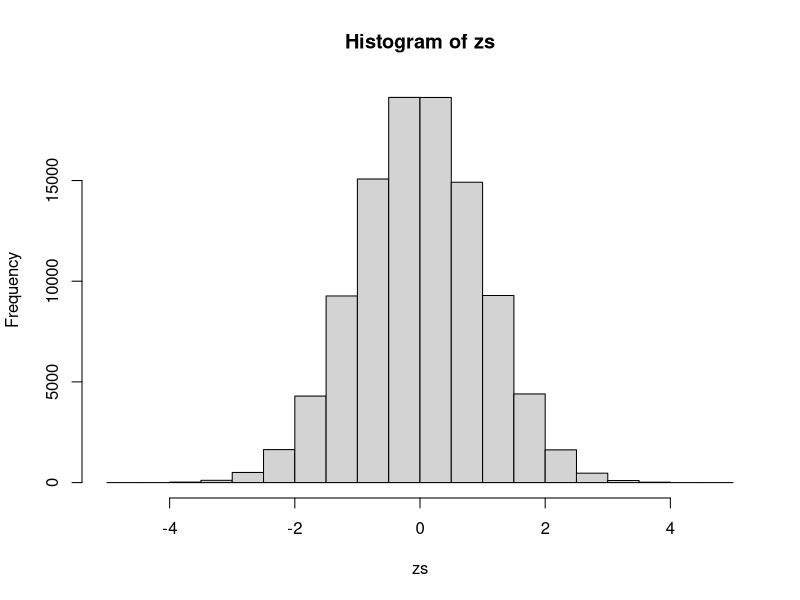
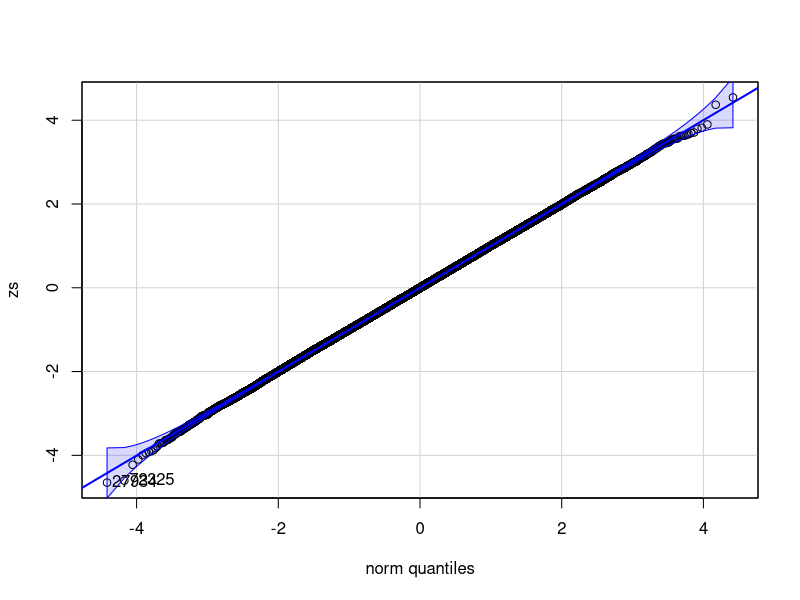
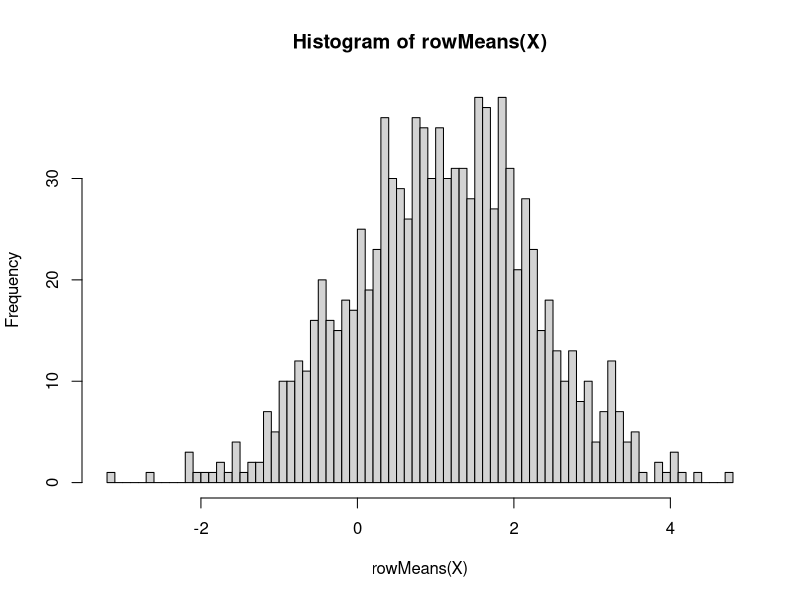
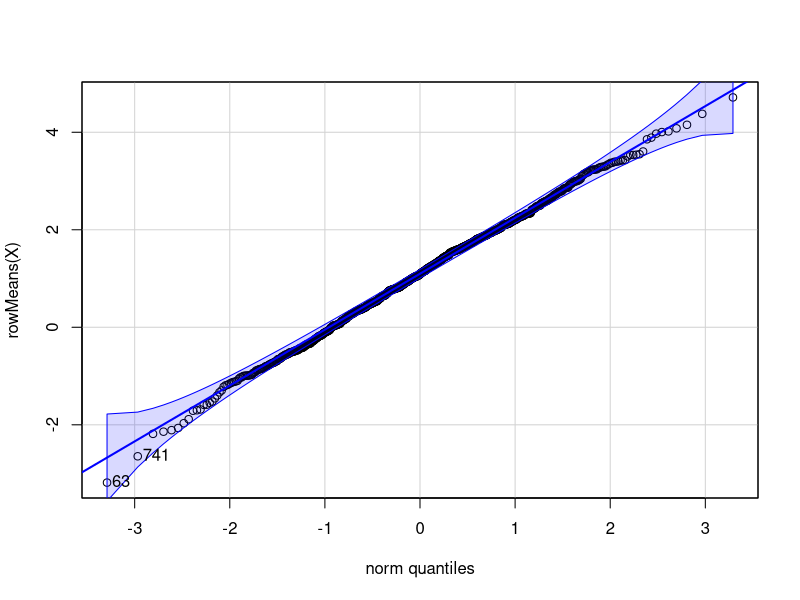
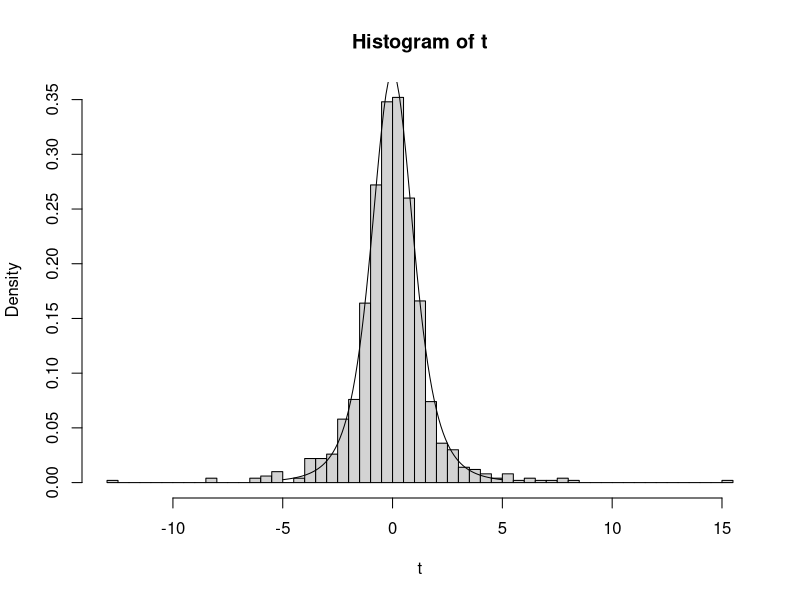
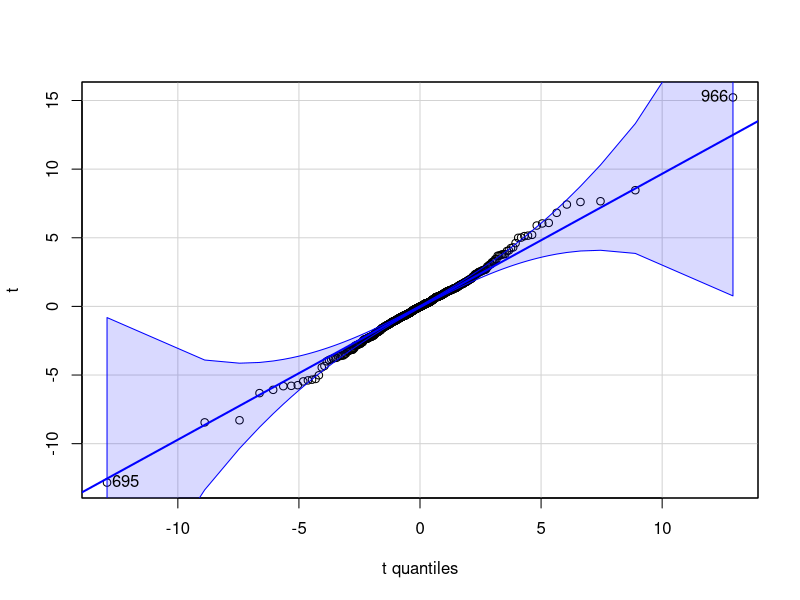
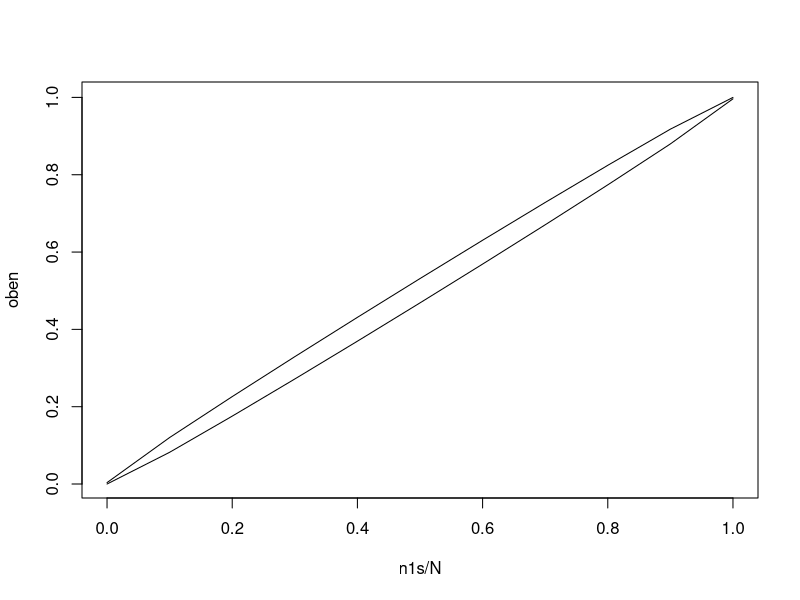
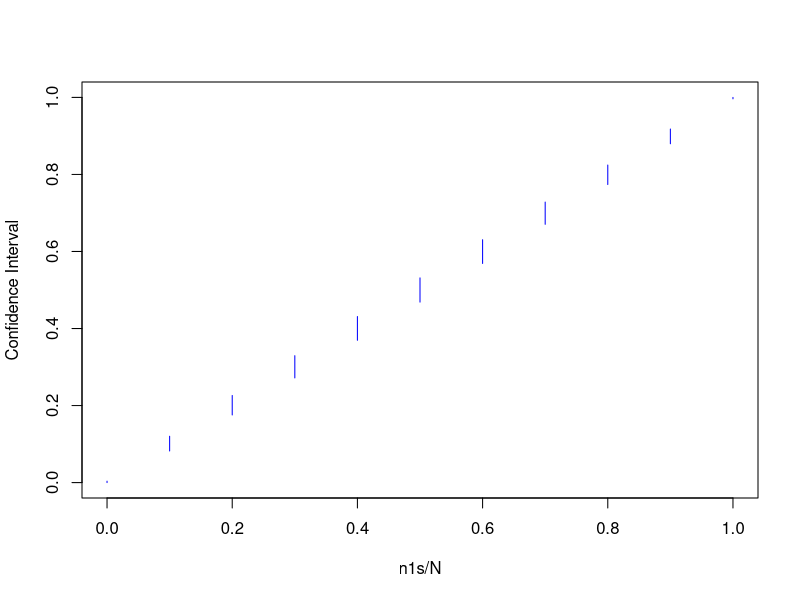

Reproduce these figures in R, in order.
#### Überprüfung z ~ N(0,1)
sigma = 1.42 #bekannt
mu = 42#bekannt
n = 30
repeats = 100000
zs = vector("numeric", repeats)
for (i in 1:repeats){
  x = rnorm(n, mean = mu, sd = sigma)
  z = (mean(x)-mu)/(sigma/sqrt(n))
  zs[i] = z
}
hist(zs)
car::qqPlot(zs)
mean(zs) #~0
sd(zs) #~1


alpha = 0.0001
1-alpha 
qnorm(1-alpha/2)


n = 3
X = matrix(rnorm(n*1000,1,2), ncol = n)
hist(rowMeans(X),100)
library(car)
car::qqPlot(rowMeans(X))
mean(rowMeans(X)) #~2
sd(rowMeans(X))
sqrt(2*2/n)

###### t-distribution with random data #######
# Random Data
X = matrix(rnorm(4*1000), nrow=1000)
xn = rowMeans(X)
sx = apply(X, 1, sd)

t = xn/(sx/sqrt(4)) # Calculation of t-statistic
hist(t,100, freq=FALSE)
xs = seq(-5,5,0.1)
ys = dt(xs,4)
lines(xs,ys)

library(car)
qqPlot(t, distribution="t", df=3)


####### Aufgabe Cafe #####
x = c(104,103,107,105,102,109,105,104,106)
mean(x)-qt(1-0.025,9-1) * sd(x)/sqrt(9) #103.3694
mean(x)+qt(1-0.025,9-1) * sd(x)/sqrt(9)  #106.6306

t.test(x, conf.level = 0.95)
#t.test(x, alternative="two.sided", conf.level=0.95) default values



####### Aufgabe Breite der KI #####
N = 1000
n1s = seq(0,N,100)
unten = oben = rep(NA, length(n1s))
for (i in 1:length(n1s)){
  n1 = n1s[i]
  res = binom.test(n1, N, conf.level = 0.95)
  unten[i] = res$conf.int[1]
  oben[i] = res$conf.int[2]
}
plot(n1s/N, oben, type = 'l')
lines(n1s/N, unten, type = 'l')

N = 1000
n1s = seq(0, N, 100)
unten = oben = rep(NA, length(n1s))
for (i in 1:length(n1s)){
  n1 = n1s[i]
  res = binom.test(n1, N, conf.level = 0.95)
  unten[i] = res$conf.int[1]
  oben[i] = res$conf.int[2]
}
plot(n1s/N, oben, type = 'n', ylim = c(min(unten), max(oben)), ylab = "Confidence Interval")
for (i in 1:length(n1s)){
  lines(c(n1s[i]/N, n1s[i]/N), c(unten[i], oben[i]), type = 'l', col = "blue")
}





#Aufgabe
inside = 0
reps = 1000
for (r in 1:reps){
  response = sample(c(0,1), N, replace = TRUE, prob = c(0.5,0.5))
  res = binom.test(sum(response), N, conf.level = 0.95)
  if (res$conf.int[1] < 0.5 && 0.5 < res$conf.int[2]){
    inside = inside + 1
  }
}
inside/reps
